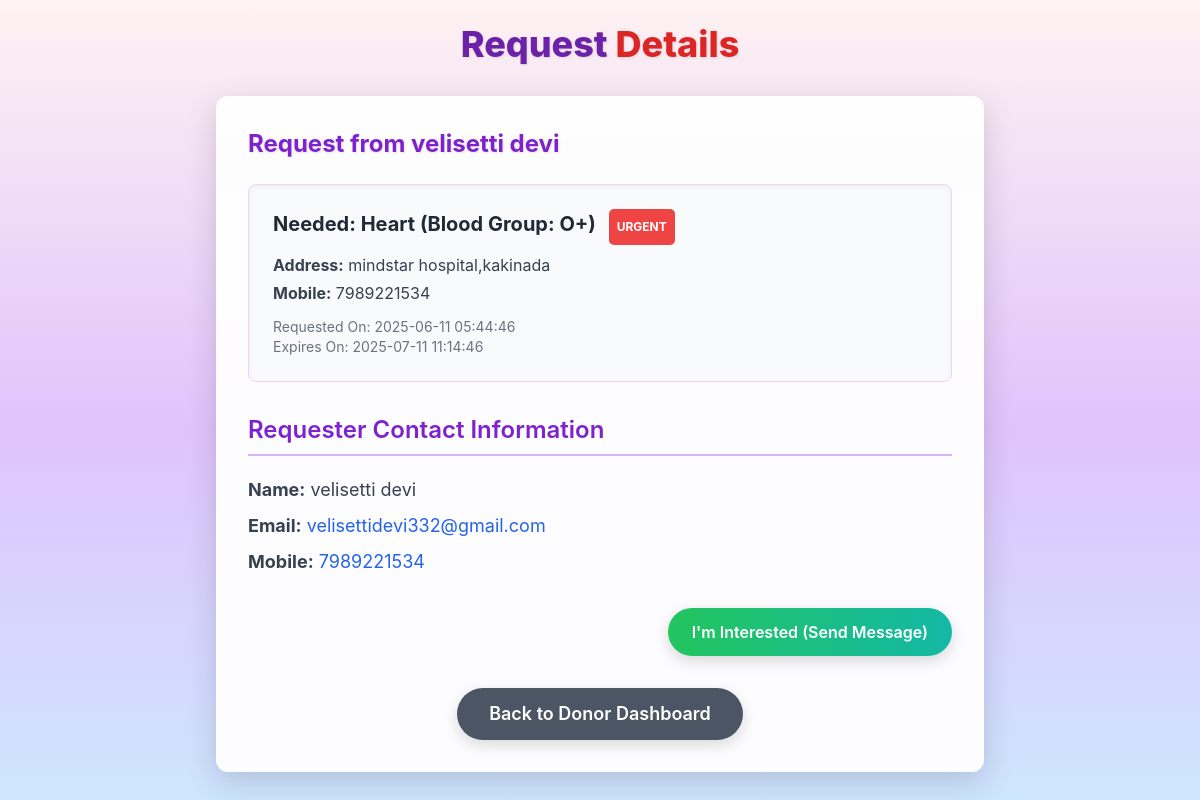
/request_details/3 (signed in), run on the app's committed database.
### tables this page shows
CREATE TABLE users (
        id INTEGER PRIMARY KEY AUTOINCREMENT,
        name TEXT NOT NULL,
        email TEXT NOT NULL UNIQUE,
        password TEXT NOT NULL,
        phone TEXT NOT NULL DEFAULT 'N/A' -- Phone is now NOT NULL from the start
    );

CREATE TABLE requests (
        id INTEGER PRIMARY KEY AUTOINCREMENT,
        requester_user_id INTEGER NOT NULL,
        blood_group TEXT NOT NULL,
        organ TEXT NOT NULL,
        organ_other TEXT,
        requester_address TEXT NOT NULL,
        requester_phone TEXT NOT NULL,
        urgent INTEGER DEFAULT 0,
        requested_at TIMESTAMP DEFAULT CURRENT_TIMESTAMP,
        expiry_date TEXT NOT NULL DEFAULT (STRFTIME('%Y-%m-%d %H:%M:%S', DATE('now', '+30 days'))), -- NOT NULL with default
        FOREIGN KEY (requester_user_id) REFERENCES users(id)
    );

### app.py (the view)
@app.route('/request_details/<int:request_id>')
def request_details(request_id):
    if 'user_id' not in session:
        flash("Please login to view request details.", "error")
        return redirect(url_for('login'))
    request_info = None
    requester_info = None
    conn = None
    try:
        conn = sqlite3.connect(DB_NAME)
        c = conn.cursor()
        c.execute(f"""
            SELECT
                r.id,
                r.blood_group,
                r.organ,
                r.organ_other,
                r.requester_address,
                r.requester_phone,
                r.urgent,
                r.requested_at,
                r.expiry_date,
                r.requester_user_id,
                u.name AS requester_name,
                u.email AS requester_email,
                u.phone AS requester_phone_from_user
            FROM requests r
            JOIN users u ON r.requester_user_id = u.id
            WHERE r.id = ?
        """, (request_id,))
        req_data = c.fetchone()
        if req_data:
            is_expired = False
            if req_data[8]:
                expiry_dt = datetime.strptime(req_data[8], '%Y-%m-%d %H:%M:%S')
                if datetime.now() > expiry_dt:
                    is_expired = True
            request_info = {
                'id': req_data[0],
                'blood_group': req_data[1], # FIX 2: Changed 'req[1]' to 'req_data[1]'
                'organ': req_data[2],
                'organ_other': req_data[3],
                'requester_address': req_data[4],
                'requester_phone': req_data[5],
                'urgent': req_data[6],
                'requested_at': req_data[7],
                'expiry_date': req_data[8],
                'is_expired': is_expired,
                'requester_user_id': req_data[9]
            }
            requester_info = {
                'id': req_data[9],
                'name': req_data[10],
                'email': req_data[11],
                'phone': req_data[12]
            }
    except Exception as e:
        flash(f"Error loading request details: {str(e)}", "error")
        print(f"Error in request_details route: {e}")
    finally:
        if conn:
            conn.close()
    if not request_info:
        flash("Request not found or details are unavailable.", "error")
        return redirect(url_for('donor_dashboard'))
    return render_template('request_details.html',
                           request_info=request_info,
                           requester_info=requester_info)

### templates/request_details.html (shortened to what this page needs)
<!DOCTYPE html>
<html lang="en">
<head>
    <script src="https://cdn.tailwindcss.com"></script>
</head>
<body class="min-h-screen flex flex-col items-center pt-6 px-4 pb-12">
    <h1 class="text-4xl font-extrabold text-purple-800 mb-8 text-header-shadow">Request <span class="text-red-600">Details</span></h1>
    <div class="bg-white bg-opacity-95 rounded-xl p-8 container-shadow max-w-3xl w-full mb-8">
        {% if request_info and requester_info %}
            <h2 class="text-2xl font-bold text-purple-700 mb-6 text-header-shadow">Request from {{ requester_info.name }}</h2>
            <div class="space-y-4 mb-8">
                <div class="bg-gray-50 p-6 rounded-lg shadow-inner border border-purple-200">
                    <p class="text-xl font-bold text-gray-800 mb-2">Needed:
                        {% if request_info.organ == 'Other' and request_info.organ_other %}
                            {{ request_info.organ_other }} (Blood Group: {{ request_info.blood_group }})
                        {% else %}
                            {{ request_info.organ }} (Blood Group: {{ request_info.blood_group }})
                        {% endif %}
                        {% if request_info.urgent == 1 %}
                            <span class="urgent-tag">URGENT</span>
                        {% endif %}
                    </p>
                    <p class="text-md text-gray-700 mb-1"><strong>Address:</strong> {{ request_info.requester_address }}</p>
                    <p class="text-md text-gray-700"><strong>Mobile:</strong> {{ request_info.requester_phone }}</p>
                    <p class="text-sm text-gray-500 mt-3">Requested On: {{ request_info.requested_at }}</p>
                    <p class="text-sm text-gray-500">Expires On: {{ request_info.expiry_date if request_info.expiry_date else 'N/A' }}</p>
                </div>
            </div>
            <h3 class="text-2xl font-semibold text-purple-700 mb-5 border-b-2 border-purple-300 pb-2">Requester Contact Information</h3>
            <p class="text-lg text-gray-700 mb-2"><strong>Name:</strong> {{ requester_info.name }}</p>
            <p class="text-lg text-gray-700 mb-2"><strong>Email:</strong> <a href="mailto:{{ requester_info.email }}" class="text-blue-600 hover:underline">{{ requester_info.email }}</a></p>
            <p class="text-lg text-gray-700 mb-8"><strong>Mobile:</strong> <a href="tel:{{ requester_info.phone }}" class="text-blue-600 hover:underline">{{ requester_info.phone }}</a></p>
            {% if not request_info.is_expired %}
            <form action="{{ url_for('send_interest_message') }}" method="POST" class="mt-5 text-right">
                <button type="submit" class="bg-gradient-to-r from-green-500 to-teal-500 hover:from-green-600 hover:to-teal-600 text-white px-6 py-3 rounded-full font-semibold button-transition">
                    I'm Interested (Send Message)
                </button>
            </form>
            {% else %}
                <p class="text-center text-red-600 font-semibold text-xl mt-6">Cannot send messages to expired requests.</p>
            {% endif %}
        {% else %}
            <p class="text-gray-600 text-center text-lg py-4">Request details not found.</p>
        {% endif %}
        <div class="mt-8 text-center">
            <a href="{{ url_for('donor_dashboard') }}" class="inline-block bg-gray-600 hover:bg-gray-700 text-white px-8 py-3 rounded-full font-semibold button-transition text-lg">
                Back to Donor Dashboard
            </a>
        </div>
    </div>
</body>
</html>

### templates/request_details.html (style rules this page uses)
body { font-family: 'Inter', sans-serif; background: linear-gradient(to bottom, #fef2f2 0%, #e0c3fc 50%, #cbeaff 100%); color: #333; }
.container-shadow { box-shadow: 0 10px 30px rgba(0, 0, 0, 0.15); transition: all 0.3s ease; }
.button-transition { transition: all 0.3s ease-in-out; box-shadow: 0 5px 15px rgba(0, 0, 0, 0.15); }
.text-header-shadow { text-shadow: 1px 1px 3px rgba(0, 0, 0, 0.1); }
.urgent-tag { background-color: #ef4444; color: white; padding: 4px 8px; border-radius: 5px; font-size: 0.75rem; font-weight: bold; display: inline-block; margin-left: 0.5rem; animation: pulse-animation 1.5s infinite alternate; }

### data on the page
users: name "velisetti devi", email "velisettidevi332@gmail.com", phone "7989221534"
requests: organ "Heart", blood_group "O+", requester_address "mindstar hospital,kakinada", requester_phone "7989221534", requested_at "2025-06-11 05:44:46", expiry_date "2025-07-11 11:14:46"
